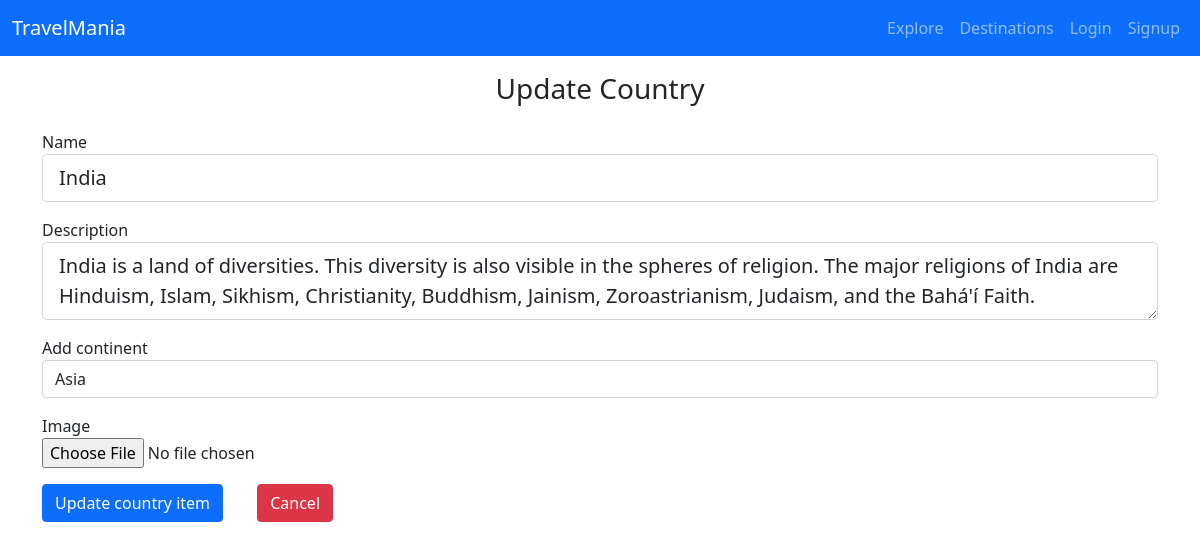
Screenshot of /admin/update_country/1 with the database file from the repository.
### travel/countries/models.py (models this page shows)
class Country(db.Model):
    id = db.Column(db.Integer, primary_key=True)
    name = db.Column(db.String(50), nullable=False, unique=True)
    description = db.Column(db.Text, nullable=False)
    image = db.Column(db.String(150), nullable=False)
    continent_id = db.Column(db.Integer, db.ForeignKey('continent.id'), nullable=False)
    continent = db.relationship('Continent', backref=db.backref('continent', lazy=True))
    leisure = db.relationship('Leisure', backref='leisure_country',overlaps="leisure,leisure_country")
    landmarks = db.relationship('Landmarks', backref='landmarks_country',overlaps="landmarks,landmarks_country")
    food = db.relationship('Food', backref='food_country',overlaps="food,food_country")
    culture = db.relationship('Culture', backref='culture_country',overlaps="culture,culture_country")
    adventure = db.relationship('Adventure', backref='adventure_country',overlaps="adventure,adventure_country")
    posts = db.relationship('Post', backref='post_country',overlaps="country,post_country", passive_deletes=True)

class Continent(db.Model):
    id = db.Column(db.Integer, primary_key=True)
    name = db.Column(db.String(30), nullable=False, unique=True)

### travel/admin/views.py (the view, shortened to what this page needs)
@admin_views.route('/update_country/<int:id>', methods=['GET', 'POST'])
def update_country(id):
    continents = Continent.query.all()
    country = Country.query.get_or_404(id)
    country_continent = request.form.get('continent')
    form = UpdateCountryForm(request.form)
    form.name.data = country.name
    form.description.data = country.description
    country_name = request.form.get('country')
    return render_template('countries/update_country.html', form=form, item='Update', continents=continents, country=country, country_continent=country_continent)

### travel/countries/forms.py (shortened to what this page needs)
class UpdateCountryForm(FlaskForm):
    name = StringField('Name', validators=[DataRequired(), Length(min=3)])
    description = TextAreaField('Description', validators=[DataRequired(), Length(min=3)])
    image = FileField('Image', validators=[FileAllowed(['jpg', 'png', 'gif', 'jpeg'])])
    submit = SubmitField('Update country item')

### travel/templates/countries/update_country.html (shortened to what this page needs)
{% extends 'admin/admin_layout.html' %}
{% block content %}
<h3 class="pt-3 text-center">{{item}} Country</h3>
<div class="container">
    <form method="post" enctype="multipart/form-data">
        <fieldset class="form-group">
            <div class="form-group pt-3">
                {{ form.name.label(class="form-control-label") }}
                {% if form.name.errors %}
                    {{ form.name(class="form-control form-control-lg is-invalid") }}
                    <div class="invalid-feedback">
                        {% for errors in form.name.errors %}
                            <span>{{ errors }}</span>
                        {% endfor %}
                    </div>
                {% else %}
                    {{ form.name(class="form-control form-control-lg") }}
                {% endif %}
            </div>
            <div class="form-group pt-3">
                {{ form.description.label(class="form-control-label") }}
                {% if form.description.errors %}
                    {{ form.description(class="form-control form-control-lg is-invalid") }}
                    <div class="invalid-feedback">
                        {% for errors in form.description.errors %}
                            <span>{{ errors }}</span>
                        {% endfor %}
                    </div>
                {% else %}
                    {{ form.description(class="form-control form-control-lg") }}
                {% endif %}
            </div>
            <div class="pt-3">
                <label for="continent">Add continent</label>
                <select name="continent" id="continent" class="form-control" required>
                <option selected hidden value="{{country.continent_id}}">{{country.continent.name}}</option>
            </select>
            </div>
            <div class="form-group pt-3">
                {{ form.image.label() }}</br>
                {{ form.image(class="form-control-file") }}</br>
            </div>
        </fieldset>
        <div class="form-group pt-3">
            {{ form.submit(class="btn btn-primary") }}
            <a href="{{ url_for('admin_views.countries') }}" style="margin-left:30px;" class="btn btn-danger">Cancel</a>
        </div>
    </form>
</div>
{% endblock %}

### rows the page displays
Country: name "India", description "India is a land of diversities. This diversity is also visible in the spheres of religion. The major religions of India are Hinduism, Islam, Sikhism, Christianity, Buddhism, Jainism, Zoroastrianism, Judaism, and the Bahá'í Faith."
Continent: continent "Asia"

### other values shown
{{ item }} "Update"
